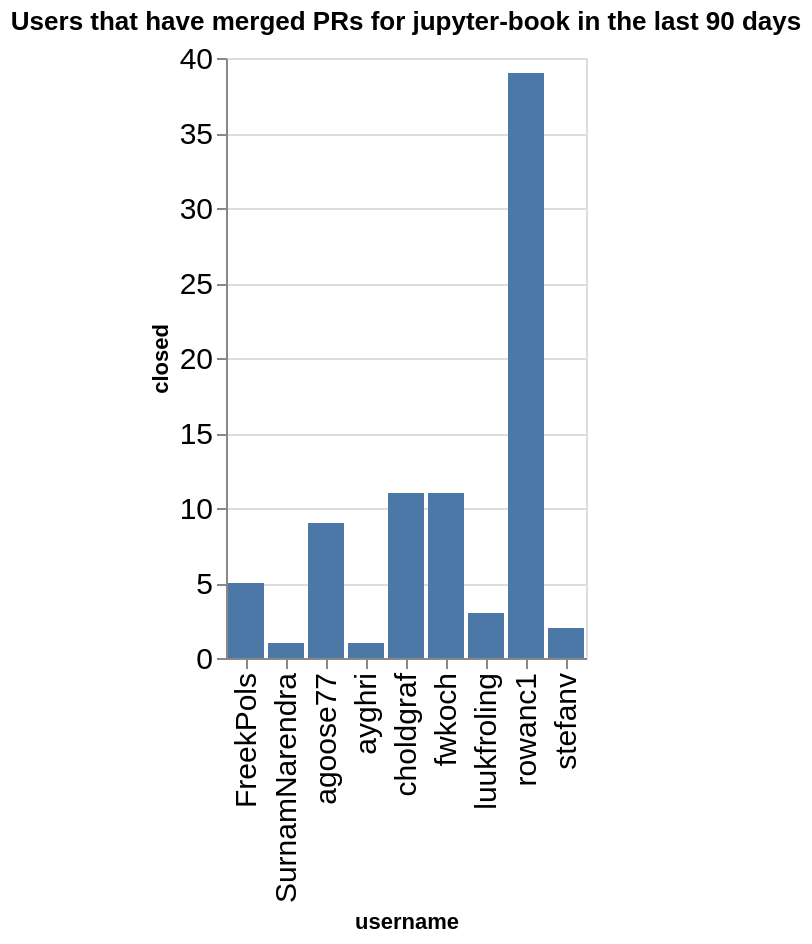

The code cell stored with this chart in its notebook:
### Code cell
charts = []
title = f"Users that have merged PRs for {github_org} in the last {n_days} days"
ch = alt.Chart(data=closed_by_repo.replace(np.nan, 0), title=title).mark_bar().encode(
    x='username',
    y='closed',
)
ch

### Figure 1 — Vega-Lite specification as saved in the notebook (floating-point values rounded to 4 significant figures)
{"config": {"axisLeft": {"labelFontSize": 15}, "axisBottom": {"labelFontSize": 15}}, "data": {"name": "data-21e771aebe9a8346dfab4b5db444cdab"}, "mark": {"type": "bar"}, "encoding": {"x": {"field": "username", "type": "nominal"}, "y": {"field": "closed", "type": "quantitative"}}, "title": "Users that have merged PRs for jupyter-book in the last 90 days", "$schema": "https://vega.github.io/schema/vega-lite/v5.20.1.json", "datasets": {"data-21e771aebe9a8346dfab4b5db444cdab": [{"name": "blog", "username": "choldgraf", "closed": 1}, {"name": "blog", "username": "rowanc1", "closed": 1}, {"name": "jupyter-book", "username": "SurnamNarendra", "closed": 1}, {"name": "jupyter-book", "username": "agoose77", "closed": 2}, {"name": "jupyter-book", "username": "choldgraf", "closed": 7}, {"name": "jupyter-book", "username": "rowanc1", "closed": 1}, {"name": "jupyterlab-myst", "username": "agoose77", "closed": 2}, {"name": "myst-plugins", "username": "FreekPols", "closed": 4}, {"name": "myst-plugins", "username": "luukfroling", "closed": 3}, {"name": "myst-theme", "username": "agoose77", "closed": 2}, {"name": "myst-theme", "username": "ayghri", "closed": 1}, {"name": "myst-theme", "username": "rowanc1", "closed": 3}, {"name": "myst-theme", "username": "stefanv", "closed": 1}, {"name": "mystmd", "username": "FreekPols", "closed": 1}, {"name": "mystmd", "username": "agoose77", "closed": 3}, {"name": "mystmd", "username": "choldgraf", "closed": 2}, {"name": "mystmd", "username": "fwkoch", "closed": 11}, {"name": "mystmd", "username": "rowanc1", "closed": 34}, {"name": "mystmd", "username": "stefanv", "closed": 1}, {"name": "team-compass", "username": "choldgraf", "closed": 1}]}}
